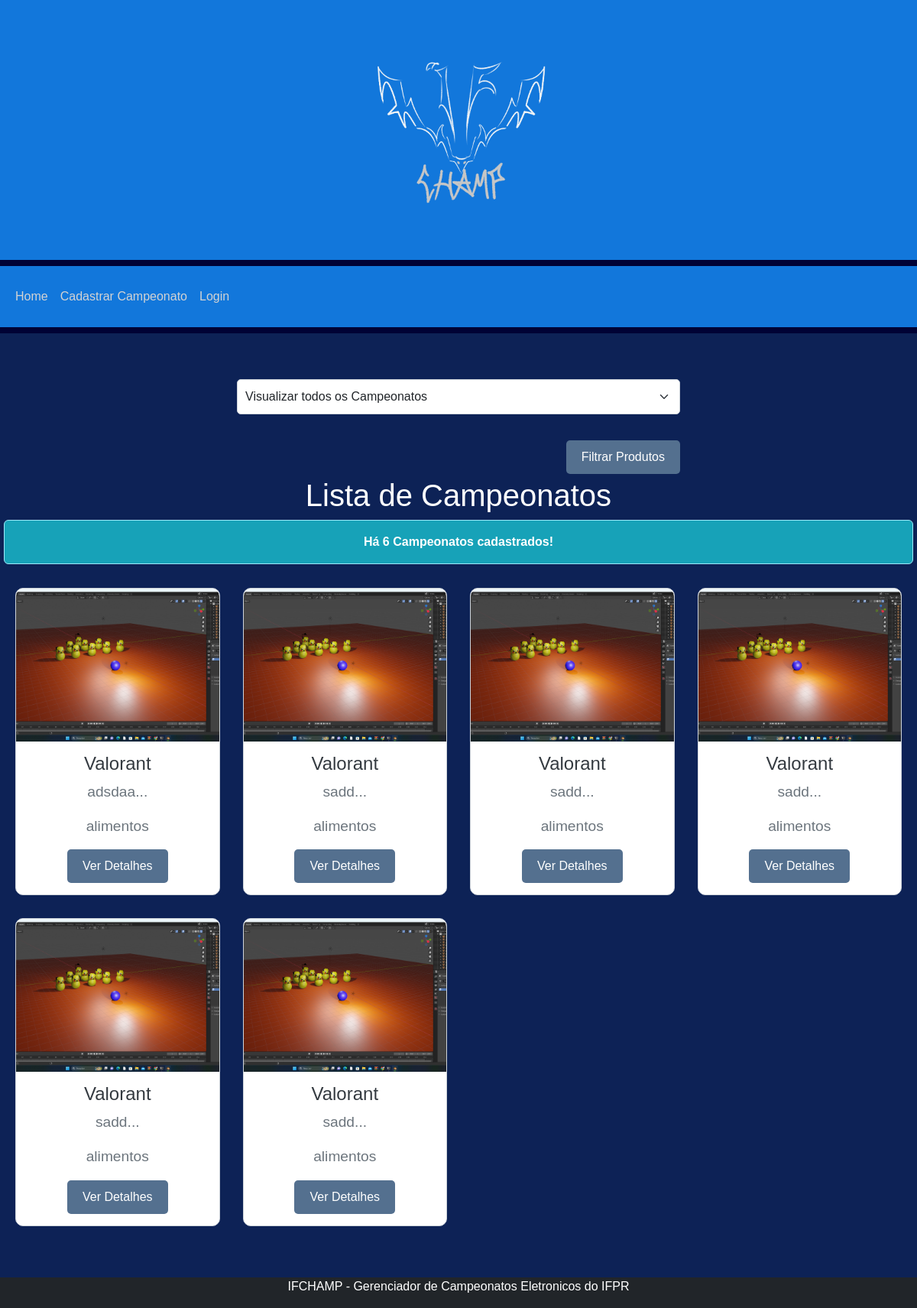
The page / on the database its author committed.
### tables this page shows
CREATE TABLE `campeonatos` (
  `idCampeonato` int NOT NULL,
  `fotoCampeonato` varchar(255) DEFAULT NULL,
  `nomeCampeonato` varchar(100) NOT NULL,
  `descricaoCampeonato` varchar(200) DEFAULT NULL,
  `categoriaCampeonato` varchar(50) DEFAULT NULL
);

### listarCampeonatos.php (the view)
<?php
    echo "<h1 class='text-center text-white'>Lista de Campeonatos</h1>";
    $listarCampeonatos = "SELECT * FROM Campeonatos";
    include "conexaoBD.php";
    $stmt = $conn->prepare($listarCampeonatos);
    $stmt->execute();
    $res = $stmt->get_result();
    $totalCampeonatos = mysqli_num_rows($res);
    echo "<div class='alert alert-info text-center'>Há $totalCampeonatos Campeonatos cadastrados!</div>";
    while($registro = $res->fetch_assoc()){
        $idCampeonato           = $registro["idCampeonato"];
        $fotoCampeonato         = $registro["fotoCampeonato"];
        $nomeCampeonato         = $registro["nomeCampeonato"];
        $descricaoCampeonato    = substr($registro["descricaoCampeonato"], 0, 100) . '...';
        $categoriaCampeonato    = $registro["categoriaCampeonato"];
        echo "
            <div class='col-sm-3'>
                <div class='card' style='width:100%; height:100%;'>
                    <img class='card-img-top' src='$fotoCampeonato' alt='Card image'>
                    <div class='card-body'>
                        <h4 class='card-title text-gray'>$nomeCampeonato</h4>
                        <p class='card-text text-gray'>$descricaoCampeonato</p>
                        <p class='card-text text-gray'>$categoriaCampeonato</p>
                        <a href='detalhesCampeonato.php?id=$idCampeonato' class='btn btn-primary'>Ver Detalhes</a>
                    </div>
                </div>
            </div>
        ";
    }
?>

### header.php (shortened to what this page needs)
<!DOCTYPE html>
<html lang="pt-br">
<head>
    <link rel="stylesheet" type="text/css" href="cssheader.css">
    <link href="https://cdn.jsdelivr.net/npm/bootstrap@5.3.2/dist/css/bootstrap.min.css" rel="stylesheet">
    <?php
        $pagina = isset($_GET["pagina"]) ? $_GET["pagina"] : '';
    ?>
</head>
<body style="background-color: #0d2256;">
    <div class="container-fluid text-center">
        <a href="index.php" title="Retornar à Página Inicial">
            <img src="img/logoifchamp.png" width="300" alt="Logo do IFChamp">
        </a>
    </div>
    <nav class="navbar navbar-expand-sm" style="background-color: #000235;">
        <div class="container-fluid">
            <div class="collapse navbar-collapse" id="collapsibleNavbar">
                <ul class="navbar-nav me-auto">
                <li class="nav-item">
                    <a class="nav-link" style="color: #d3d3d3; <?php if($pagina=='index'){ echo 'color: white;'; } ?>" href="index.php?pagina=index" title="Ir para a Página Inicial">Home</a>
                </li>
                <li class="nav-item">
                    <a class="nav-link" style="color: #d3d3d3; <?php if($pagina=='formCampeonato'){ echo 'color: white;'; } ?>" href="formCampeonato.php?pagina=formCampeonato" title="Cadastrar Campeonato">Cadastrar Campeonato</a>
                </li>
                <li class="nav-item">
                    <a class="nav-link" style="color: #d3d3d3; <?php if($pagina=='formLogin'){ echo 'color: white;'; } ?>" href="formLogin.php?pagina=formLogin" title="Acessar o Sistema">Login</a>
                </li>
                </ul>
            </div>
        </div>
    </nav>
</body>
</html>

### index.php (shortened to what this page needs)
<?php include("header.php"); ?>
    <div class="container text-center mt-3 mb-5">
        <br>
        <link rel = "stylesheet" type="text/css" href="cssindex.css">
        <form name="formFiltro" action="index.php" method="GET" style="width:50%; margin:auto;">
            <select class="form-select" name="filtroProduto" required>
                <option value="todos">Visualizar todos os Campeonatos</option>
            </select><br>
            <button type="submit" class="btn btn-primary" style="float:right">
                Filtrar Produtos
            </button>
        </form>
        <div class="row mt-5">
           <?php include("listarCampeonatos.php"); ?>
        </div>
    </div>
<?php include("footer.php"); ?>

### footer.php (shortened to what this page needs)
    <div class="mt-5 bg-dark text-white text-center fixed-bottom">
        <p>IFCHAMP - Gerenciador de Campeonatos Eletronicos do IFPR</p>
    </div>
</body>
</html>

### cssheader.css (style rules this page uses)
body { margin: 0; font-family: Arial, sans-serif; }
.container-fluid { padding: 20px 0; background-color: #1277db; }
.navbar { background-color: #01b847; }
.navbar-nav .nav-link { color: rgb(77, 16, 16); }
img { max-width: 100%; height: auto; }

### cssindex.css (style rules this page uses)
* { margin: 0; padding: 0; box-sizing: border-box; }
body { font-family: 'Arial', sans-serif; background-color: #f8f9fa; }
.container { max-width: 1200px; margin: auto; padding: 20px; }
.alert { background-color: #17a2b8; color: #ffffff; font-weight: bold; }
form { margin: 20px 0; }
.form-select { padding: 10px; border-radius: 5px; border: 1px solid #ced4da; margin-bottom: 10px; }
.btn-primary { background-color: #54708f; border: none; color: #fff; padding: 10px 20px; border-radius: 5px; transition: background-color 0.3s ease; }
.card { border: 1px solid #ced4da; border-radius: 10px; transition: transform 0.2s; }
.card-img-top { border-top-left-radius: 10px; border-top-right-radius: 10px; height: 200px; object-fit: cover; }
.card-body { padding: 15px; }
.card-title { font-size: 1.5rem; color: #343a40; }
.card-text { font-size: 1.2rem; color: #6c757d; }
.row { display: flex; flex-wrap: wrap; margin: 0 -15px; }
.col-sm-3 { padding: 15px; flex: 0 0 25%; max-width: 25%; }

### rows shown on the page
campeonatos: fotoCampeonato (picture), nomeCampeonato "Valorant", descricaoCampeonato "adsdaa...", categoriaCampeonato "alimentos"
campeonatos: fotoCampeonato (picture), nomeCampeonato "Valorant", descricaoCampeonato "sadd...", categoriaCampeonato "alimentos"
campeonatos: fotoCampeonato (picture), nomeCampeonato "Valorant", descricaoCampeonato "sadd...", categoriaCampeonato "alimentos"
campeonatos: fotoCampeonato (picture), nomeCampeonato "Valorant", descricaoCampeonato "sadd...", categoriaCampeonato "alimentos"
campeonatos: fotoCampeonato (picture), nomeCampeonato "Valorant", descricaoCampeonato "sadd...", categoriaCampeonato "alimentos"
campeonatos: fotoCampeonato (picture), nomeCampeonato "Valorant", descricaoCampeonato "sadd...", categoriaCampeonato "alimentos"

### other values the page prints
$totalCampeonatos "6"
